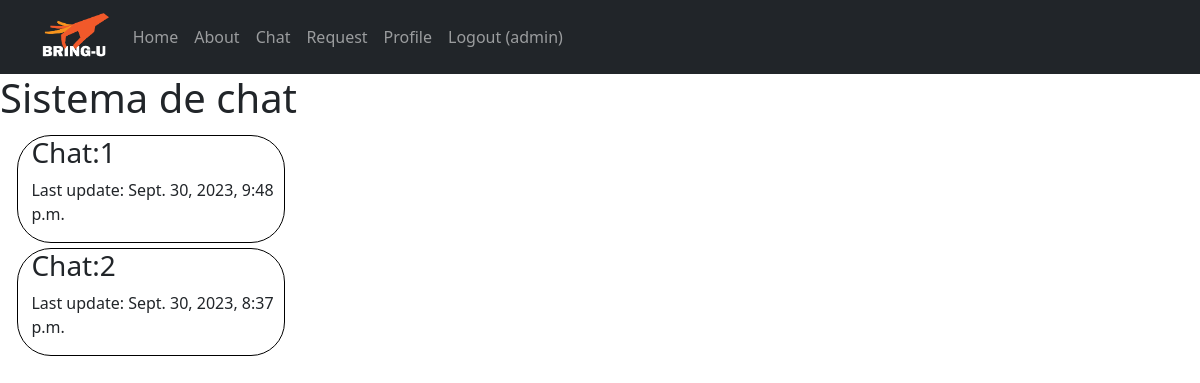
/chat/ (signed in), run on an earlier commit of the app's database.
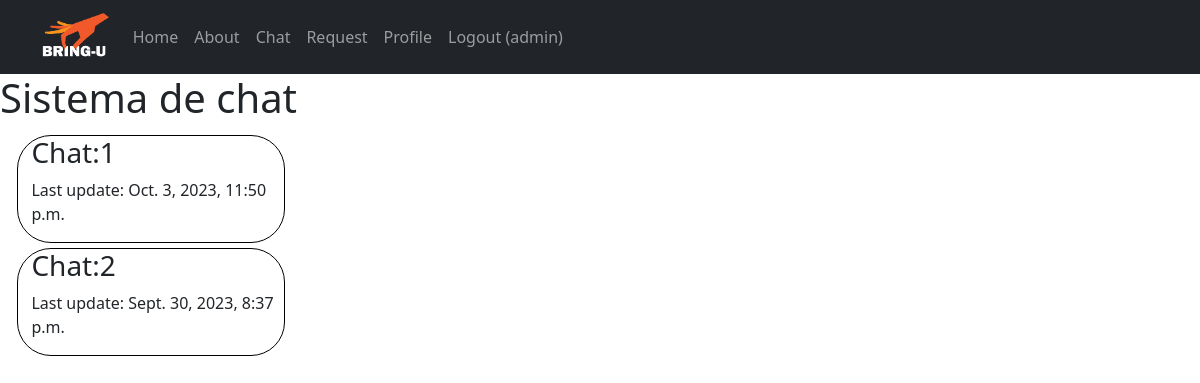
And on a later commit of the database.
### chat/models.py (models this page shows)
class Chat(models.Model):
    id_chat = models.AutoField(primary_key=True)
    fk_id_delivery = models.ForeignKey(Delivery, on_delete=models.CASCADE)
    last_update = models.DateTimeField(auto_now=True)

### chat/views.py (the view)
# urls.py: path('', views.Chats, name='chats'),
def Chats(request):
    user = request.user
    current_user = UserProfile.objects.get(username=user)
    chats = []
    if current_user:
        chats = Chat.objects.filter(fk_id_delivery__fk_id_delivery_man=current_user)
    context = {
        'chats':chats
    }
    return render(request, 'chats.html', context)

### chat/templates/chats.html (shortened to what this page needs)
{% extends 'base.html' %}
{% block content %}
<h1>Sistema de chat</h1>
<div class="container mt-1" id="main-container">
    <div class="row">
        <div class="col" id="chat-list">
            <ul id="container-chats">
                {% for chat in chats %}
                <li class="open-chat" data-chat-id="{{ chat.id_chat }}">
                    <h3>Chat:{{ chat.id_chat }}</h3>
                    <p>Last update: {{chat.last_update}}</p>
                </li>
                {% endfor %}
            </ul>
        </div>
    </div>
</div>
{% endblock content %}

What changed in the data, as far as the page shows it:
changed Chat id 1: last_update "Sept. 30, 2023, 9:48 p.m." → "Oct. 3, 2023, 11:50 p.m."
